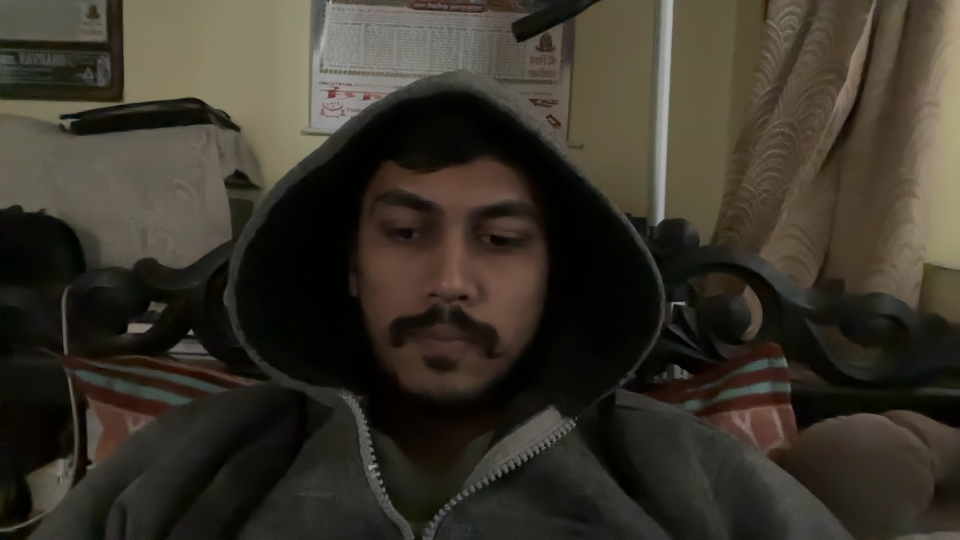
#> input picture known_faces/HarshKS.jpg, 1920 x 1080 px, given in place of the camera (shown at 1/2 size)
$ python main.py
#> lines starting #> are read from the running program, lines starting #| are printed output that depends on the picture
"""
Smart Attendance System - Phase 2: OpenCV-Based Version
Uses OpenCV's built-in face detection for maximum compatibility
"""

import os
import datetime
import pickle
import cv2
import numpy as np
from datetime import datetime
import time


class CV2AttendanceSystem:
    def __init__(self):
        # Initialize variables
        self.db_dir = './db'
        self.logs_dir = './logs'
        self.known_faces_dir = './known_faces'

        # Create necessary directories
        self.setup_directories()

        # Load known faces (using simple feature matching)
        self.known_face_data = []  # Store (name, features) pairs
        self.load_known_faces()

        # Initialize camera
        self.cap = cv2.VideoCapture(0)
        self.current_frame = None
        self.mode = "MAIN"  # MAIN, REGISTRATION
        self.registration_emp_id = ""

        # Load face detector
        self.face_cascade = cv2.CascadeClassifier(cv2.data.haarcascades + 'haarcascade_frontalface_default.xml')

        # Initialize feature detector
        self.feature_detector = cv2.SIFT_create()
        self.matcher = cv2.BFMatcher()

        print("=" * 60)
        print("🚀 Smart Attendance System - Phase 2")
        print("📷 OpenCV-Based Version - No External Dependencies")
        print("=" * 60)
        print("🎯 Controls:")
        print("  A - Mark Attendance")
        print("  L - Leaving from Office")
        print("  R - New Registration")
        print("  Q - Quit")
        print("=" * 60)

    def setup_directories(self):
        """Create necessary directories if they don't exist"""
        os.makedirs(self.db_dir, exist_ok=True)
        os.makedirs(self.logs_dir, exist_ok=True)
        os.makedirs(self.known_faces_dir, exist_ok=True)

        print("✓ Directories verified:")
        print(f"  - Database: {self.db_dir}")
        print(f"  - Logs: {self.logs_dir}")
        print(f"  - Known Faces: {self.known_faces_dir}")

    # [37 lines left out: functions extract_face_features, compare_faces, not called in this run]

    def load_known_faces(self):
        """Load known faces from database"""
        try:
            pickle_files = [f for f in os.listdir(self.db_dir) if f.endswith('.pickle')]

            for file in pickle_files:
                file_path = os.path.join(self.db_dir, file)
                with open(file_path, 'rb') as f:
                    face_data = pickle.load(f)
                    self.known_face_data.append((file[:-7], face_data))  # Remove .pickle
#> in run, frame is the input picture: shape (1080, 1920, 3); mean B, G, R 42.2, 52.2, 57.2
#> in run, `frame = cv2.flip(frame, 1)`:
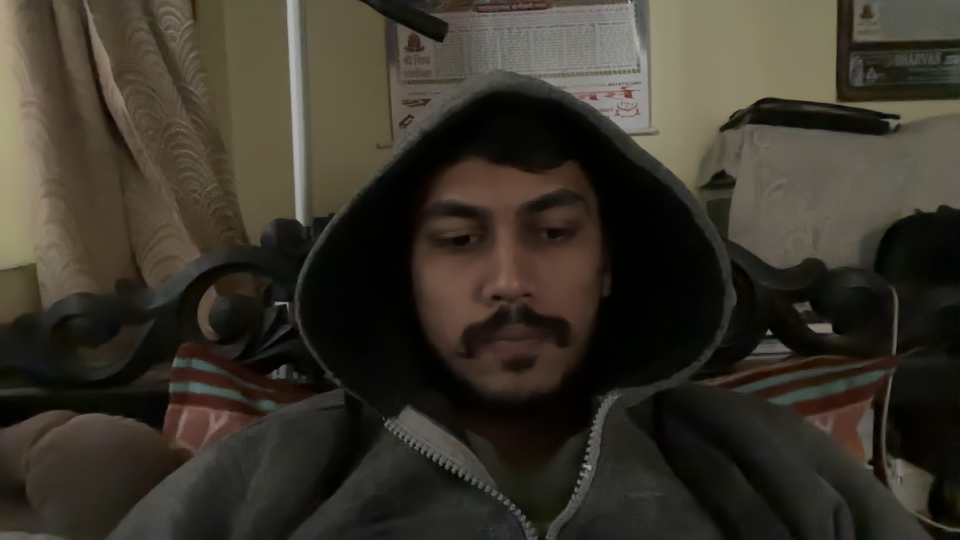
#> frame: shape (1080, 1920, 3) (shown at 1/2 size); mean B, G, R 42.2, 52.2, 57.2

            print(f"✓ Loaded {len(self.known_face_data)} known faces from database")

        except Exception as e:
            print(f"✗ Error loading known faces: {e}")

    # [64 lines left out: functions detect_faces, recognize_face, log_attendance, not called in this run]

    def draw_main_interface(self, frame):
        """Draw the main interface with buttons"""
        display_frame = frame.copy()

        # Draw header
        cv2.rectangle(display_frame, (0, 0), (frame.shape[1], 60), (0, 0, 0), -1)
        cv2.putText(display_frame, "Smart Attendance System - Phase 2", (20, 40),
                   cv2.FONT_HERSHEY_DUPLEX, 1, (255, 255, 255), 2)

        # Draw buttons
        button_height = 80
        button_width = 400
        margin = 20
        start_y = 100

        # Button 1: Mark Attendance
        cv2.rectangle(display_frame, (margin, start_y),
                     (margin + button_width, start_y + button_height), (0, 255, 0), -1)
        cv2.putText(display_frame, "Mark Attendance (Press A)",
                   (margin + 10, start_y + 50), cv2.FONT_HERSHEY_DUPLEX, 0.7, (0, 0, 0), 2)

        # Button 2: Leaving from Office
        cv2.rectangle(display_frame, (margin, start_y + button_height + margin),
                     (margin + button_width, start_y + 2*button_height + margin), (0, 0, 255), -1)
        cv2.putText(display_frame, "Leaving from Office (Press L)",
                   (margin + 10, start_y + button_height + margin + 50), cv2.FONT_HERSHEY_DUPLEX, 0.7, (255, 255, 255), 2)

        # Button 3: New Registration
        cv2.rectangle(display_frame, (margin, start_y + 2*(button_height + margin)),
                     (margin + button_width, start_y + 3*button_height + 2*margin), (200, 200, 200), -1)
        cv2.putText(display_frame, "New Registration (Press R)",
                   (margin + 10, start_y + 2*(button_height + margin) + 50), cv2.FONT_HERSHEY_DUPLEX, 0.7, (0, 0, 0), 2)

        # Draw instructions
        cv2.putText(display_frame, "Press Q to quit",
                   (frame.shape[1] - 200, frame.shape[0] - 20),
                   cv2.FONT_HERSHEY_SIMPLEX, 0.6, (255, 255, 255), 2)
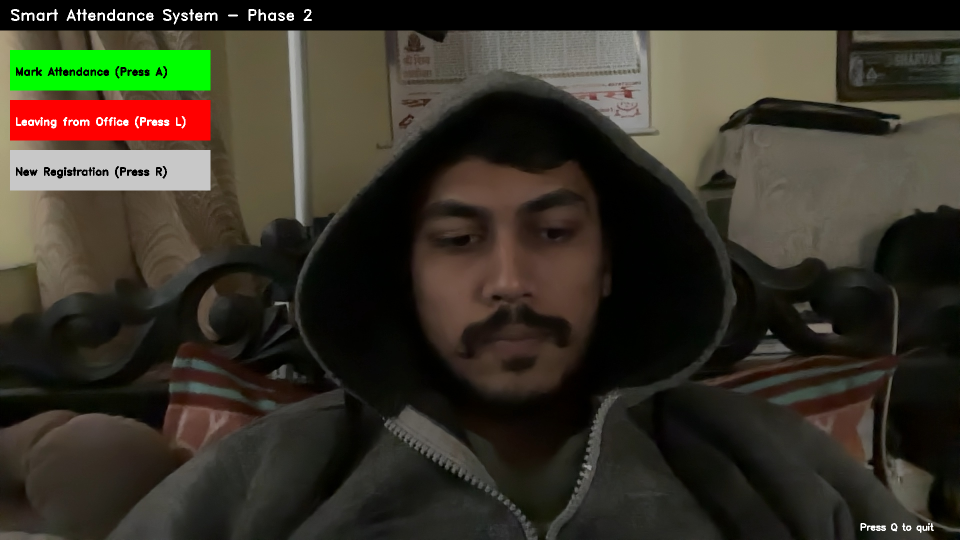
#> display_frame: shape (1080, 1920, 3) (shown at 1/2 size); mean B, G, R 39, 51, 55.1

        return display_frame

    # [118 lines left out: functions draw_registration_interface, show_message, handle_registration_input, complete_registration, not called in this run]

    def run(self):
        """Main application loop"""
        print("🚀 Starting face recognition system...")

        if not self.cap.isOpened():
            print("❌ Error: Could not access camera")
            return

        print("✅ Camera initialized successfully")

        try:
            while True:
                ret, frame = self.cap.read()
                if not ret:
                    print("❌ Error: Could not read frame from camera")
                    break

                # Flip frame for mirror effect
                frame = cv2.flip(frame, 1)
                self.current_frame = frame

                # Draw appropriate interface
                if self.mode == "MAIN":
                    display_frame = self.draw_main_interface(frame)
                elif self.mode == "REGISTRATION":
                    display_frame = self.draw_registration_interface(frame)

                # Show the frame
                cv2.imshow('Smart Attendance System', display_frame)

                # Handle keyboard input
                key = cv2.waitKey(1) & 0xFF
#> (key q is pressed here)

                if key == ord('q') or key == ord('Q'):
                    print("⏹️  System shutdown initiated...")
                    break

                if self.mode == "MAIN":
                    if key == ord('a') or key == ord('A'):
                        self.mark_attendance()
                    elif key == ord('l') or key == ord('L'):
                        self.leaving_office()
                    elif key == ord('r') or key == ord('R'):
                        self.mode = "REGISTRATION"
                        self.registration_emp_id = ""
                        print("📝 Registration mode activated")

                elif self.mode == "REGISTRATION":
                    self.handle_registration_input(key)

        except KeyboardInterrupt:
            print("\n⏹️  System interrupted by user")
        except Exception as e:
            print(f"❌ System error: {e}")
        finally:
            self.cleanup()

    # [35 lines left out: functions mark_attendance, leaving_office, not called in this run]

    def cleanup(self):
        """Cleanup resources"""
        self.cap.release()
        cv2.destroyAllWindows()
        print("✅ Camera resources released")
        print("🎉 System shutdown complete")
        print("=" * 60)


def main():
    """Main function to start the application"""
    try:
        app = CV2AttendanceSystem()
        app.run()
    except Exception as e:
        print(f"❌ Failed to start application: {e}")


if __name__ == "__main__":
    main()
